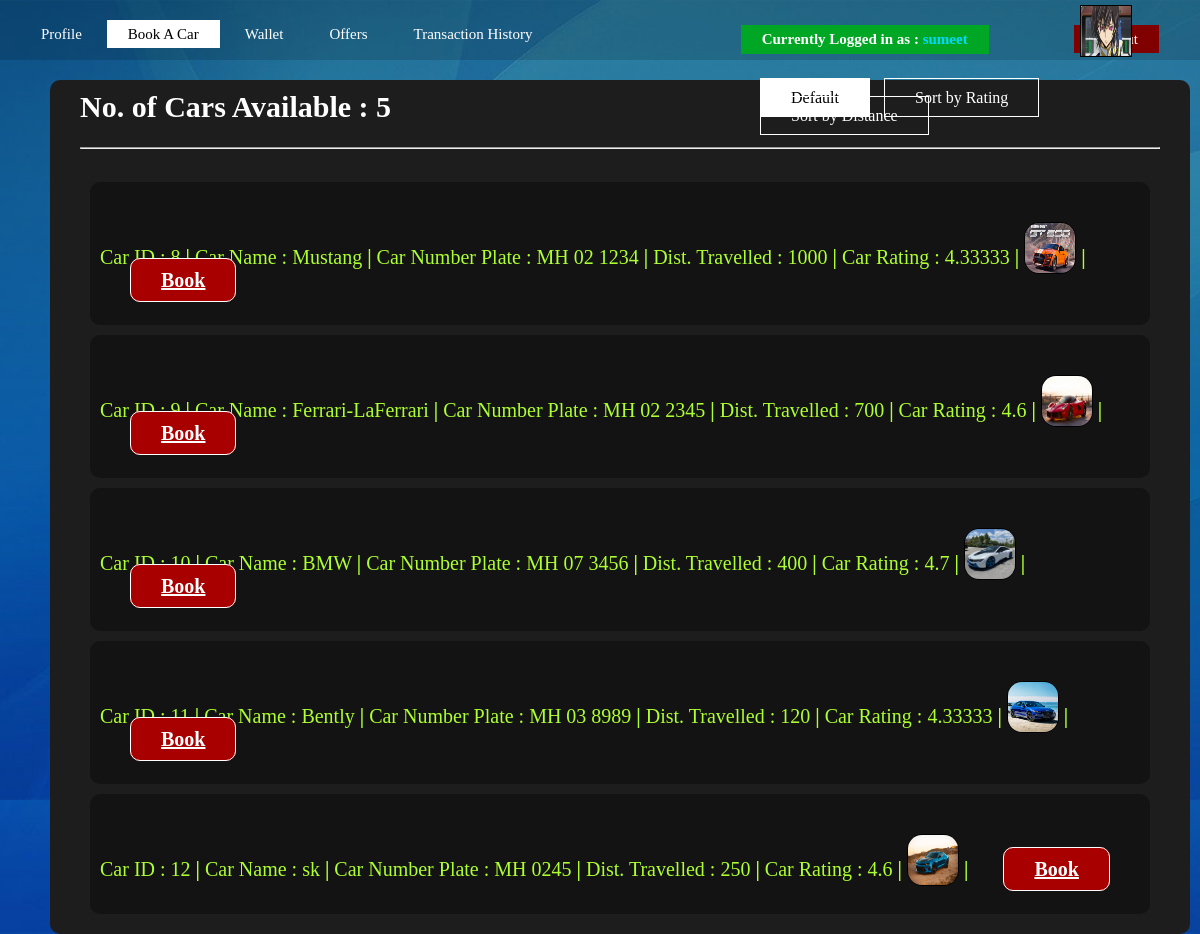
Screenshot of /bookacar.php (signed in) with the database file from the repository.
### tables this page shows
CREATE TABLE `cars` (
  `carid` bigint(20) NOT NULL,
  `carname` varchar(100) NOT NULL,
  `availability` varchar(1) NOT NULL,
  `carpic` varchar(100) NOT NULL,
  `carnum` varchar(100) NOT NULL,
  `cardist` bigint(20) NOT NULL DEFAULT 0,
  `carrating` float NOT NULL
);

### functionsignup.php (called while the page is built, shortened)
<?php
	function ExecuteQuery ($SQL)
	{
		$con=mysqli_connect ("localhost", "root","");
		mysqli_select_db ($con,"accounts");
		$rows = mysqli_query ($con,$SQL);
		return $rows;
	}
?>

### bookacar.php (the view, shortened to what this page needs)
<link rel = "stylesheet" href = "profile.css">
<html>
    <head>
        <link rel = "stylesheet" href = "bookacar.css">
        <link rel="stylesheet" href="signup.css" type="text/css">
    </head>
    <body>
        <div class="mainpage">
            <div class="navbar">
                        <ul>
                            <li><a href="profile.php"> Profile </a></li>
                            <li class="active"><a href="bookacar.php"> Book A Car </a></li>
                            <li><a href="wallet.php"> Wallet </a></li>
                            <li><a href="viewoffers.php"> Offers </a></li>
                            <li><a href="viewtransaction.php"> Transaction History </a></li>
                        </ul>
            </div>
            <div class="navbar2">
                    <ul class="nav">
                    <li><img class="image"  src = '<?= $_SESSION['avatar'] ?>' width="50" height="50" style="border: 1px solid black" > </li>
                    <li class ="reference"><b>Currently Logged in as : </b><div class = "profilename"> <b><?= $_SESSION['username'] ?></b> </div> </li>
                        <li><a href="logout.php"> Logout </a></li>
                    </ul>
            </div>
            <div class="sorting">
                    <div class="button1">
                        <a href="bookacar.php" class="btn1 active">Default</a>
                        <a href="bookacarsorted.php" class="btn1">Sort by Rating</a>
                        <a href="bookacarsorteddist.php" class="btn1">Sort by Distance</a>
                    </div>
            </div>
            <div class="lists">
                <div class="carlist">
                    <?php
                        include 'functionsignup.php';
                        $str ="call displayAvailableCars('A')";
                        $result=ExecuteQuery($str);
                        $no_rows = mysqli_num_rows($result);
                        if($result){
                            echo "<h2>  No. of Cars Available : ";
                            echo $no_rows;
                            echo "</h2>";
                            echo "<br/>";
                            echo "<hr>";
                            echo "<br/>";
                            while($row = mysqli_fetch_assoc($result)){
                                echo "<div class='single'>";
                                $carid = $row['carid'];
                                $carname = $row['carname'];
                                $carnum = $row['carnum'];
                                $carimage_path = $row['carpic'];
                                $carrating = $row['carrating'];
                                $dist = $row['cardist'];
                                echo "Car ID : ";
                                echo $carid;
                                echo " <b>|</b> ";
                                echo "Car Name : ";
                                echo $carname;
                                echo " <b>|</b> ";
                                echo "Car Number Plate : ";
                                echo $carnum;
                                echo " <b>|</b> ";
                                echo "Dist. Travelled : ";
                                echo $dist;
                                echo " <b>|</b> ";
                                echo "Car Rating : ";
                                if($carrating == 0){
                                    echo "NULL";
                                }
                                else{
                                    echo $carrating;
                                }
                                echo " <b>|</b> ";
                                echo "<img class='carimg' src='$carimage_path' width= '50' height='50' style='border: 1px solid black'>";
                                echo " <b>|</b> ";
                                echo "<a class='bookbtn' href='confirm.php?id=$carid'> <b> Book </b> </a>";
                                echo "<br/><br/>";
                                echo "</div>";
                            }
                        }
                        else{
                            echo "<h2> No. of Cars Registered : 0 </h2>";
                        }
                    ?>
                </div>
            </div>
        </div>
    </body>
</html>

### profile.css (style rules this page uses)
* { margin:0; padding:0; }
.mainpage { height: 100%; background-image:linear-gradient(rgba(0,0,0,0.3),rgba(0,0,0,0)) ,url(bg2.jpg); background-position: center; background-size: cover; }
.navbar { padding-left: 20px; padding-right: 20px; z-index: 10; position: fixed; float: left; height: 60px; width: 100%; background-image: linear-gradient(rgba(0,0,0,0.15),rgba(0, 0, 0, 0.15)); }
ul { list-style: none; float: left; margin-top: 25px; margin-right: 20px; }
ul li { display: inline-block; }
ul li a { text-decoration: none; color: #fff; padding: 5px 20px; border: 1px solid transparent; font-size: 15px; }
ul li.active a { color: black; background-color: white; }
.navbar2 { float: right; z-index: 20; position: fixed; margin-top: 0; margin-bottom: 10px; height: 60px; width: 50%; left: 50%; }
.nav { float :right }
.nav li { margin-top: 0; display: inline-block; color: white; margin-bottom: -100px; padding: 5px 20px; border: 1px solid transparent; font-size: 15px; }
.nav li a { margin-left: 60px; background-color: rgb(128, 0, 0); }
.profilename { display: inline-block; color: rgb(0, 217, 255); }
.image { position: fixed; top: 5px; left: 90%; }
.reference { margin-top: 0; text-decoration: none; color: black; padding: 50px 0px; border: 1px solid transparent; font-size: 15px; color: black; background-color: rgb(0, 167, 36); }

### bookacar.css (style rules this page uses)
.lists { border-radius: 10px; top: 10%; background-color: rgb(29, 29, 29); color: greenyellow; float: left; width: 90%; height: auto; font-size: 20px; padding: 10px 30px; margin-top: 80px; margin-left: 50px; display: block; }
.single { background-color: rgb(19, 19, 19); padding: 10px 10px; margin: 10px 10px; border-radius: 10px; }
h2 { color: white; }
hr { color: yellow; }
.carimg { border-radius: 15px; display: inline-block; position: relative; top: 30px; }
.bookbtn { background-color: rgb(168, 0, 0); padding: 10px 30px; margin: 10px 30px; color: white; border-radius: 10px; border: 1px solid white; }
.button1 { position: absolute; top: 11.5%; left: 75%; transform: translate(-50%,-50%); }
.btn1 { margin-left: 10px; border: 1px solid white; padding: 10px 30px; color: #fff; text-decoration: none; }
.active { color: black; background-color: white; }

### signup.css (style rules this page uses)
* { margin: 0; }
img { margin-bottom: 20px; }
body { z-index: 0; margin-top: 0px; color: #fff; background-color:#f0f0f0; background:url('bg2.jpg') #0f2439 no-repeat center top; background-size: cover; }

### rows the page displays
cars: carid "8", carname "Mustang", carnum "MH 02 1234", cardist "1000", carrating "4.33333", carpic (picture)
cars: carid "9", carname "Ferrari-LaFerrari", carnum "MH 02 2345", cardist "700", carrating "4.6", carpic (picture)
cars: carid "10", carname "BMW", carnum "MH 07 3456", cardist "400", carrating "4.7", carpic (picture)
cars: carid "11", carname "Bently", carnum "MH 03 8989", cardist "120", carrating "4.33333", carpic (picture)
cars: carid "12", carname "sk", carnum "MH 0245", cardist "250", carrating "4.6", carpic (picture)

### other values shown
$_SESSION['username'] "sumeet"
$no_rows "5"
